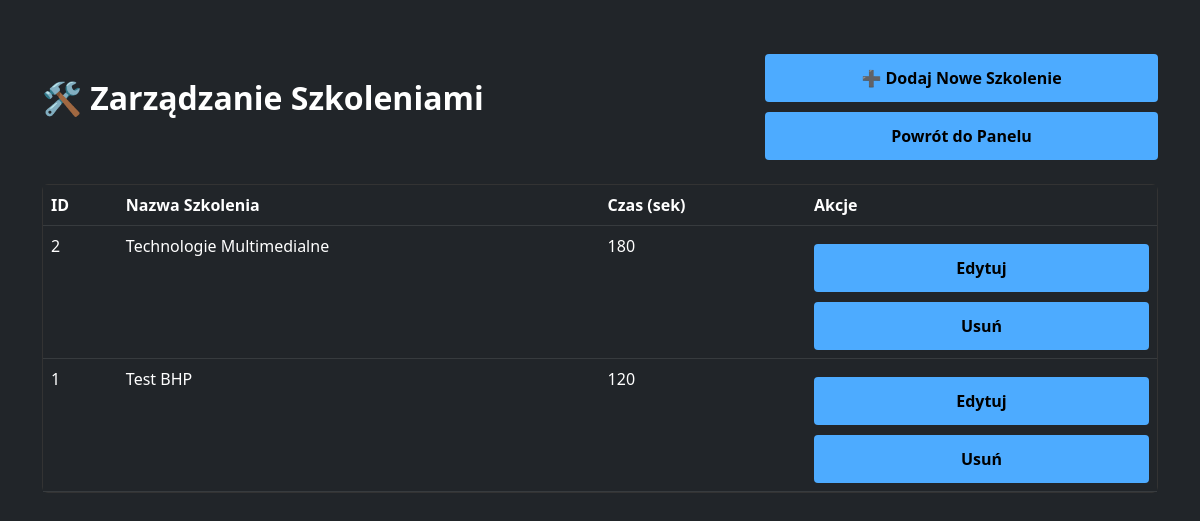
The app's page /lab14/manage_trainings.php (signed in) with its own data.
### tables this page shows
CREATE TABLE IF NOT EXISTS `testy` (
  `id_testu` int(11) NOT NULL AUTO_INCREMENT,
  `nazwa_testu` varchar(255) NOT NULL,
  `opis` text,
  `tresc_szkolenia` LONGTEXT,
  `czas_trwania` int(11) NOT NULL DEFAULT 600 COMMENT 'Czas w sekundach (domyślnie 10 min)',
  PRIMARY KEY (`id_testu`)
);

### lab14/manage_trainings.php (the view, shortened to what this page needs)
<?php
require_once 'db_config.php';
$stmt = $conn->query("SELECT * FROM testy ORDER BY id_testu DESC");
$testy = $stmt->fetchAll();
?>
<!DOCTYPE html>
<html lang="pl">
<head>
    <link href="https://cdn.jsdelivr.net/npm/bootstrap@5.3.0/dist/css/bootstrap.min.css" rel="stylesheet">
    <link rel="stylesheet" href="../style.css">
</head>
<body class="bg-dark text-light">
    <div class="container mt-4">
        <div class="d-flex justify-content-between align-items-center mb-4">
            <h2>🛠️ Zarządzanie Szkoleniami</h2>
            <div>
                <a href="edit_training.php" class="btn btn-success">➕ Dodaj Nowe Szkolenie</a>
                <a href="coach.php" class="btn btn-secondary">Powrót do Panelu</a>
            </div>
        </div>
        <div class="card bg-dark text-light border-secondary">
            <div class="table-responsive">
                <table class="table table-dark table-hover mb-0">
                    <thead>
                        <tr>
                            <th>ID</th>
                            <th>Nazwa Szkolenia</th>
                            <th>Czas (sek)</th>
                            <th>Akcje</th>
                        </tr>
                    </thead>
                    <tbody>
                        <?php foreach($testy as $t): ?>
                            <tr>
                                <td><?php echo $t['id_testu']; ?></td>
                                <td><?php echo htmlspecialchars($t['nazwa_testu']); ?></td>
                                <td><?php echo $t['czas_trwania']; ?></td>
                                <td>
                                    <a href="edit_training.php?id=<?php echo $t['id_testu']; ?>" class="btn btn-sm btn-primary">Edytuj</a>
                                    <a href="manage_trainings.php?delete=<?php echo $t['id_testu']; ?>"
                                       class="btn btn-sm btn-danger"
                                       onclick="return confirm('Czy na pewno chcesz usunąć to szkolenie?')">Usuń</a>
                                </td>
                            </tr>
                        <?php endforeach; ?>
                    </tbody>
                </table>
            </div>
        </div>
    </div>
</body>
</html>

### style.css (style rules this page uses)
:root { --bg-color: #0a0a0a; --card-bg: #161616; --text-primary: #ffffff; --text-secondary: #cccccc; --accent-color: #4dabff; --accent-hover: #70bcff; --border-color: #333333; --error-bg: #441111; --error-text: #ff9999; --success-bg: #113311; --success-text: #99ff99; }
body { font-family: 'Segoe UI', Tahoma, Geneva, Verdana, sans-serif; background-color: var(--bg-color); color: var(--text-primary); margin: 0; padding: 20px; }
.btn { width: 100%; padding: 12px; border: none; border-radius: 4px; background-color: var(--accent-color); color: #000; font-size: 16px; font-weight: bold; cursor: pointer; margin-top: 10px; transition: all 0.2s; }
.card, .hero, .tile { background-color: var(--card-bg) !important; color: var(--text-primary) !important; border: 1px solid var(--border-color) !important; }
h1, h2, h3, h4, h5, h6 { color: var(--text-primary) !important; font-weight: bold !important; }

### records on screen
testy: id_testu "2", nazwa_testu "Technologie Multimedialne", czas_trwania "180"
testy: id_testu "1", nazwa_testu "Test BHP", czas_trwania "120"
